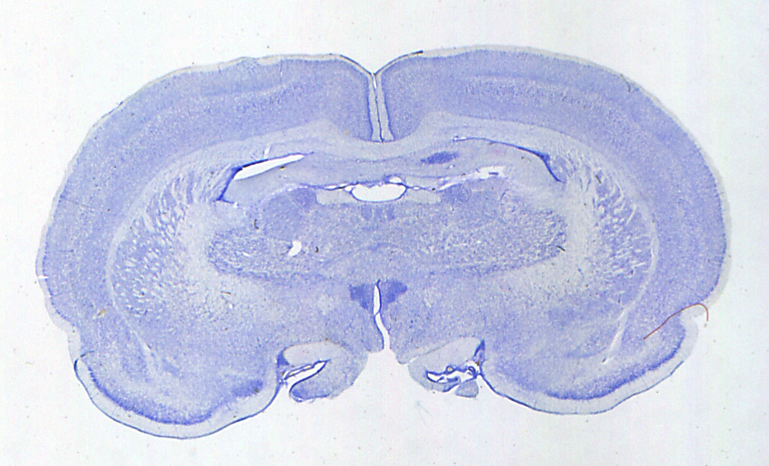
%> input picture images/01.tiff, 769 x 466 px
$ octave --eval "result = preprocessImage(imread('images/01.tiff'));"   (GNU Octave 9; MATLAB toolbox functions it lacks are replaced by stand-ins)
%> lines starting %> are read from the running program, lines starting %| are printed output that depends on the picture; in (x1, y1, x2, y2) boxes, pixels count from 0 and x2, y2 are one past the last pixel; in counts of white or black regions, pixels touching at a corner belong together; the program's own positions count from 1
### autoGray2BW.m
% Author: Fergal Walsh NUIM

function bw = autoGray2BW(I)
level = graythresh(I);
bw = 1 - im2bw(I,level);
end

### createMask.m
% Author: Fergal Walsh NUIM

function B = createMask(B)
B = bwmorph(B, 'clean', 1);
B = imfill(B, 'holes');
[L, num] = bwlabel(B);
[h,w] = size(B);
totalArea = h*w;
maxArea = 0;
maxi = 0;
for i=1:num
    a = length(find(L==i));
    if a > maxArea
        maxArea = a;
        maxi = i;
        if a > totalArea / 2
            break;
        end
    end
end
IX = find(L==maxi);
B(:) = 0;
B(IX) = 1;
end

### extractImage.m
% Author: Fergal Walsh NUIM

function I = extractImage(mask, image)
mask = uint8(mask);
mask(mask == 0) = 255;
mask(mask == 1) = 0;
I = image + mask;
end

### preprocessImage.m
% Author: Fergal Walsh NUIM

function I = preprocessImage(I)
I = imadjust(I);
B = autoGray2BW(I);
M = createMask(B);
I = extractImage(M, I);
end
%> in preprocessImage, `I = imadjust(I);`:
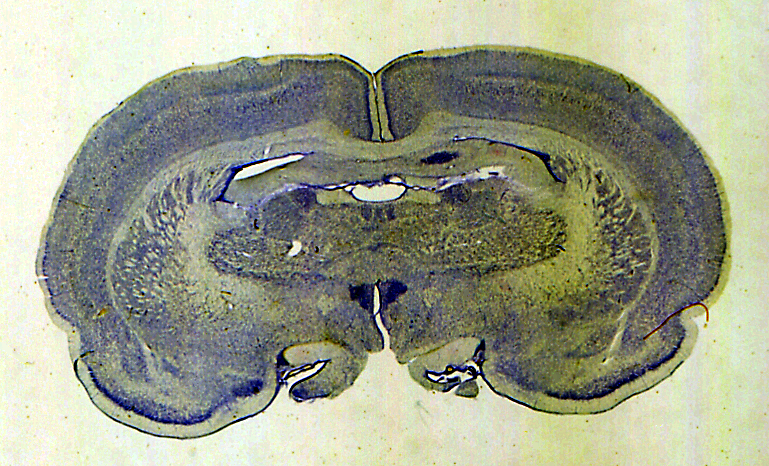
%> I: size 466x769x3 uint8; mean R, G, B 157.6, 161.5, 140.7
%> in autoGray2BW, `level = graythresh(I);`: level = 0.624
%> in autoGray2BW, `bw = 1 - im2bw(I,level);`:
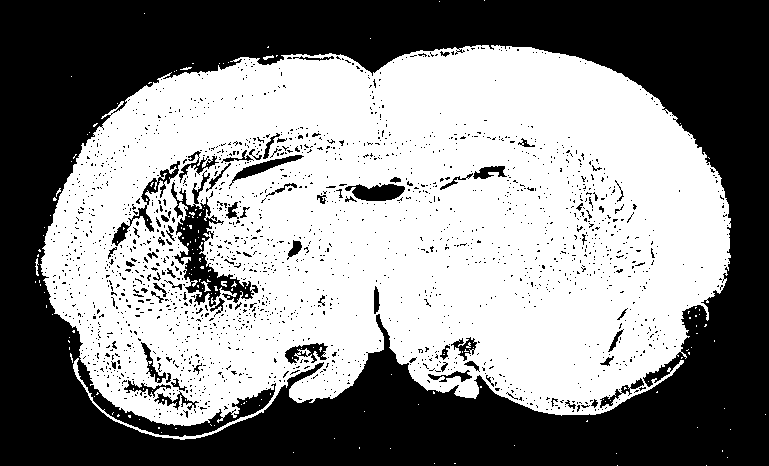
%> bw: size 466x769 double; values 0 (black) and 1 (white), 53.9% white; 1998 black regions (1925 under 20 px), largest, box (x1, y1, x2, y2) and area: (0, 0, 769, 466) 149078, (171, 170, 258, 307) 3155, (112, 161, 180, 246) 793
%> in createMask, `B = bwmorph(B, 'clean', 1);`: B: size 466x769 logical; 53.9% white; 1998 black regions (1925 under 20 px), largest, box (x1, y1, x2, y2) and area: (0, 0, 769, 466) 149126, (171, 170, 258, 307) 3172, (112, 161, 180, 246) 793
%> in createMask, `B = imfill(B, 'holes');`:
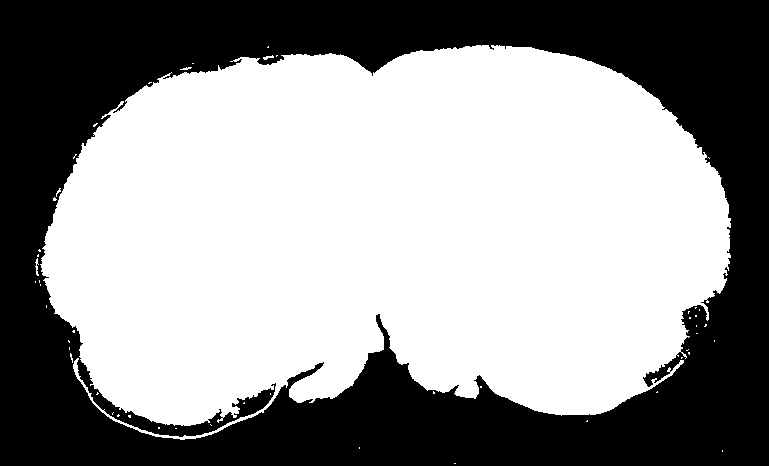
%> B: size 466x769 logical; 58.4% white; 1 black region, box (x1, y1, x2, y2) and area: (0, 0, 769, 466) 149074
%> in createMask, `[L, num] = bwlabel(B);`:
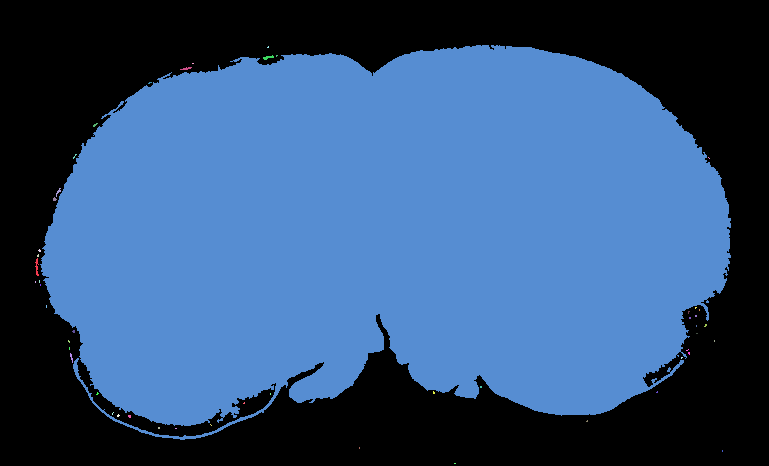
%> L: size 466x769 double; 52 distinct labels, from 0 to 51; one colour per label, 0 black
%> in createMask, `[L, num] = bwlabel(B);`: num = 51
%> the loop in createMask, `for i=1:num` made 6 passes
%> (a, maxArea, maxi) on passes 1, 6: (36, 36, 1), (208989, 208989, 6)
%> a on passes 2 to 5: 2, 5, 6, 3
%> in createMask, `IX = find(L==maxi);`: IX = 208989 values from 18905 to 340438
%> in createMask, `B(:) = 0;`: B: size 466x769 logical; every value is 0
%> in createMask, `B(IX) = 1;`:
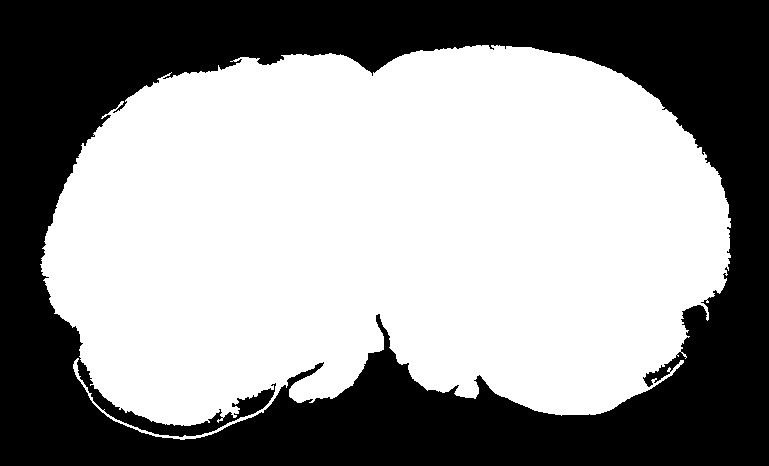
%> B: size 466x769 logical; 58.3% white; 1 black region, box (x1, y1, x2, y2) and area: (0, 0, 769, 466) 149365
%> in extractImage, `I = image + mask;`:
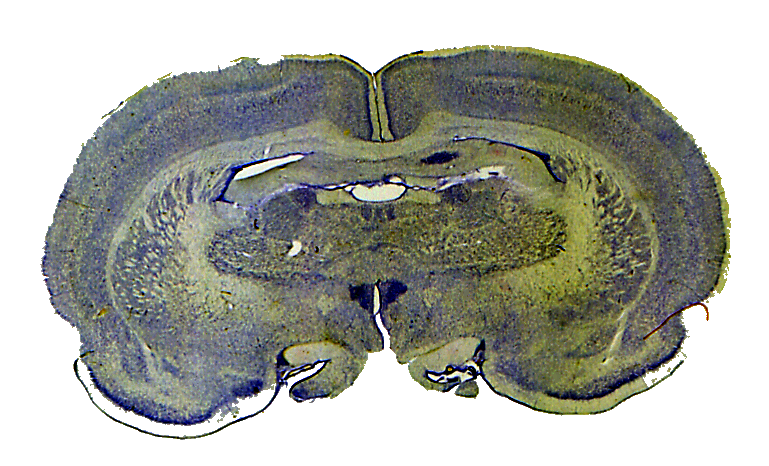
%> I: size 466x769x3 uint8; mean R, G, B 169.2, 171.1, 162.9

$ run again, on images/02.tiff
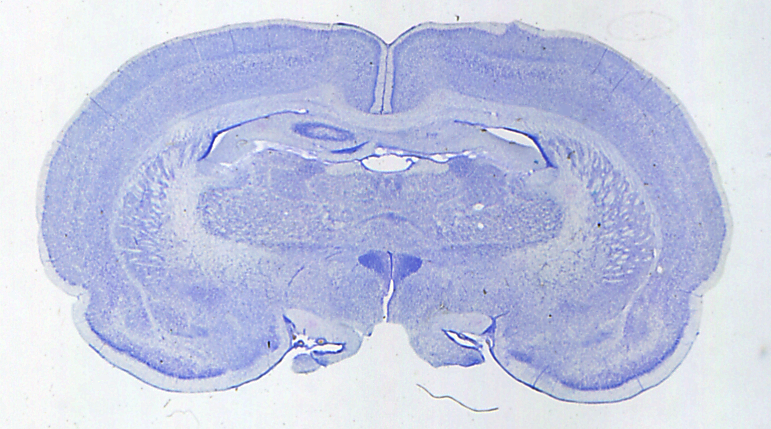
%> input picture images/02.tiff, 771 x 429 px
%> level = 0.629
%> bw: size 429x771 double; values 0 (black) and 1 (white), 59.7% white; 1627 black regions (1565 under 20 px), largest, box (x1, y1, x2, y2) and area: (0, 0, 771, 429) 120870, (161, 144, 251, 271) 2998, (362, 155, 419, 172) 608
%> in createMask, `[L, num] = bwlabel(B);`:
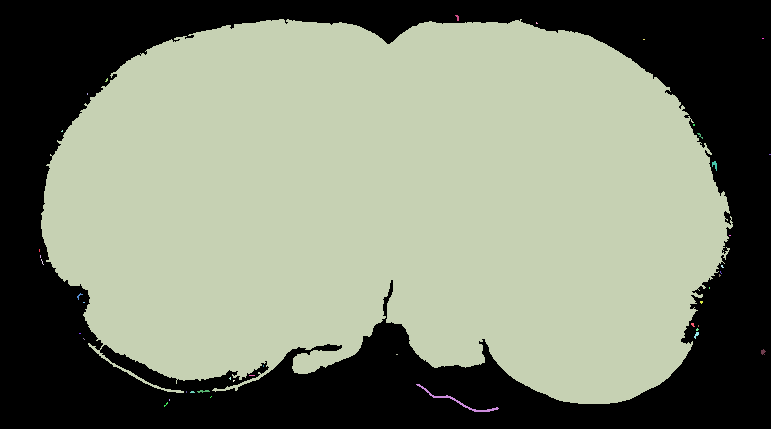
%> L: size 429x771 double; 43 distinct labels, from 0 to 42; one colour per label, 0 black
%> num = 42
%> the loop in createMask, `for i=1:num` made 3 passes
%> (a, maxArea, maxi) on pass 3: (210080, 210080, 3)
%> IX = 210080 values from 17803 to 314255
%> in extractImage, `I = image + mask;`:
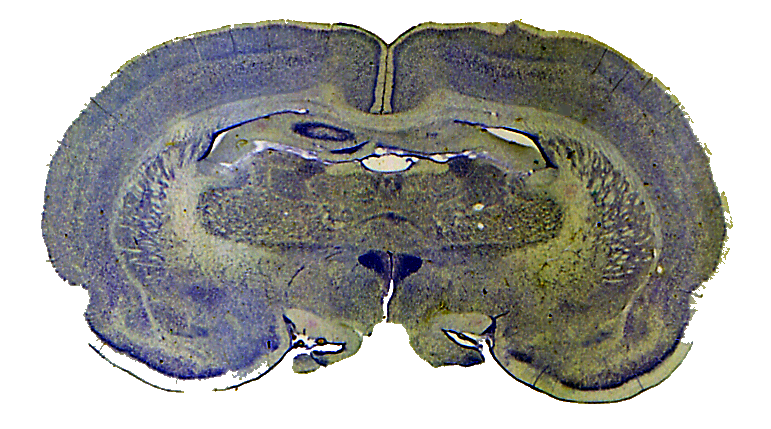
%> I: size 429x771x3 uint8; mean R, G, B 161.3, 161.3, 158.3

$ run again, on images/04.tiff
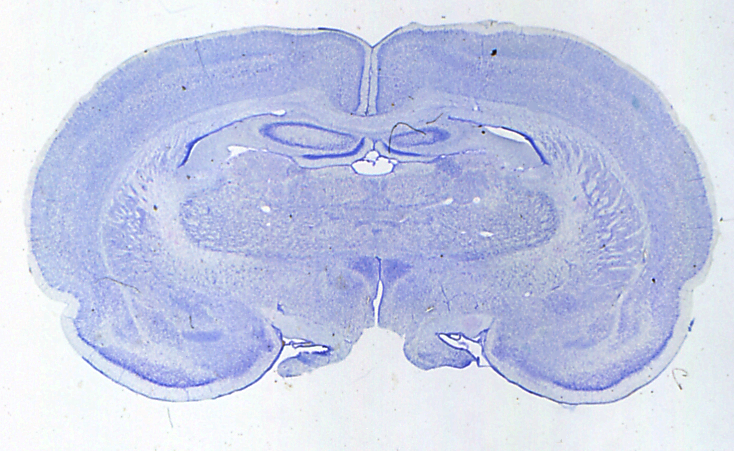
%> input picture images/04.tiff, 734 x 451 px
%> level = 0.618
%> bw: size 451x734 double; values 0 (black) and 1 (white), 58.4% white; 1909 black regions (1847 under 20 px), largest, box (x1, y1, x2, y2) and area: (0, 0, 734, 451) 122323, (126, 137, 244, 288) 3663, (92, 282, 209, 375) 1852
%> in createMask, `[L, num] = bwlabel(B);`:
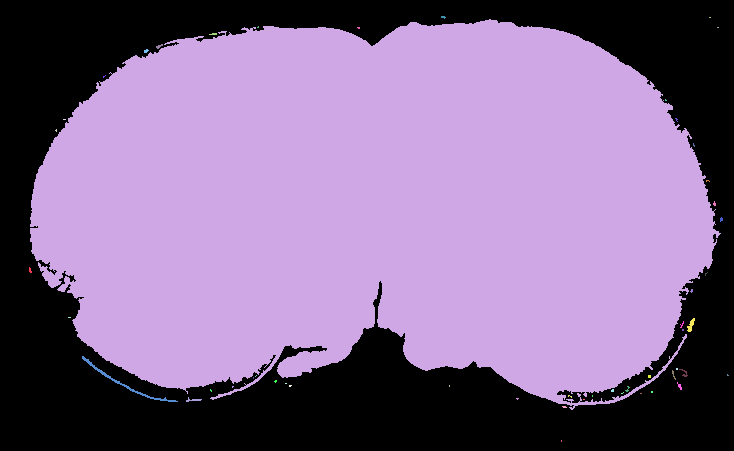
%> L: size 451x734 double; 53 distinct labels, from 0 to 52; one colour per label, 0 black
%> num = 52
%> the loop in createMask, `for i=1:num` made 2 passes
%> (a, maxArea, maxi) on pass 2: (208137, 208137, 2)
%> IX = 208137 values from 13748 to 324954
%> in extractImage, `I = image + mask;`:
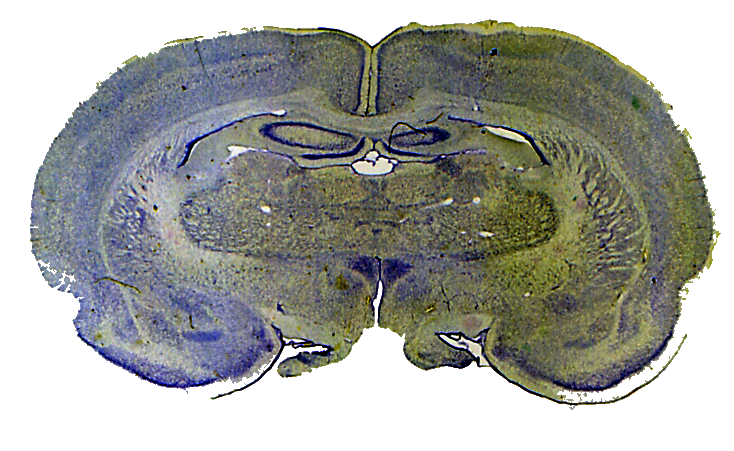
%> I: size 451x734x3 uint8; mean R, G, B 163.6, 165.2, 159.8
